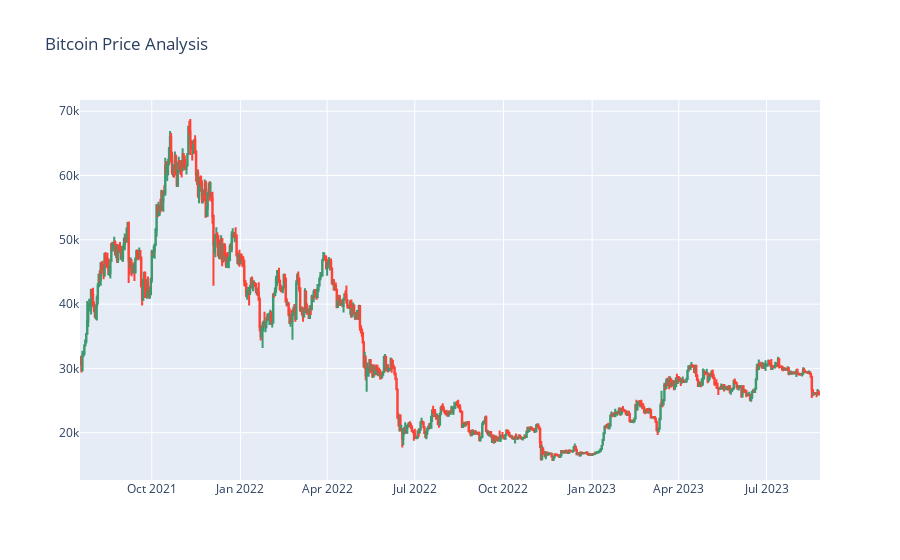

Write notebook code for a chart like this one.
### Code cell
import plotly.graph_objects as go
figure = go.Figure(data=[go.Candlestick(x=data["Date"],
                                        open=data["Open"], 
                                        high=data["High"],
                                        low=data["Low"], 
                                        close=data["Close"])])
figure.update_layout(title = "Bitcoin Price Analysis", 
                     xaxis_rangeslider_visible=False)
figure.show()

### Figure 1 — Plotly figure (JSON) as saved in the notebook; plotly's stock layout.template omitted (floating-point values rounded to 4 significant figures; data arrays with more than 128 entries replaced by an {"elided": "..."} marker saying what was removed)
{"data": [{"close": {"elided": "768 float values"}, "high": {"elided": "768 float values"}, "low": {"elided": "768 float values"}, "open": {"elided": "768 float values"}, "type": "candlestick", "x": {"elided": "768 str values"}}], "layout": {"title": {"text": "Bitcoin Price Analysis"}, "xaxis": {"rangeslider": {"visible": false}}}}
